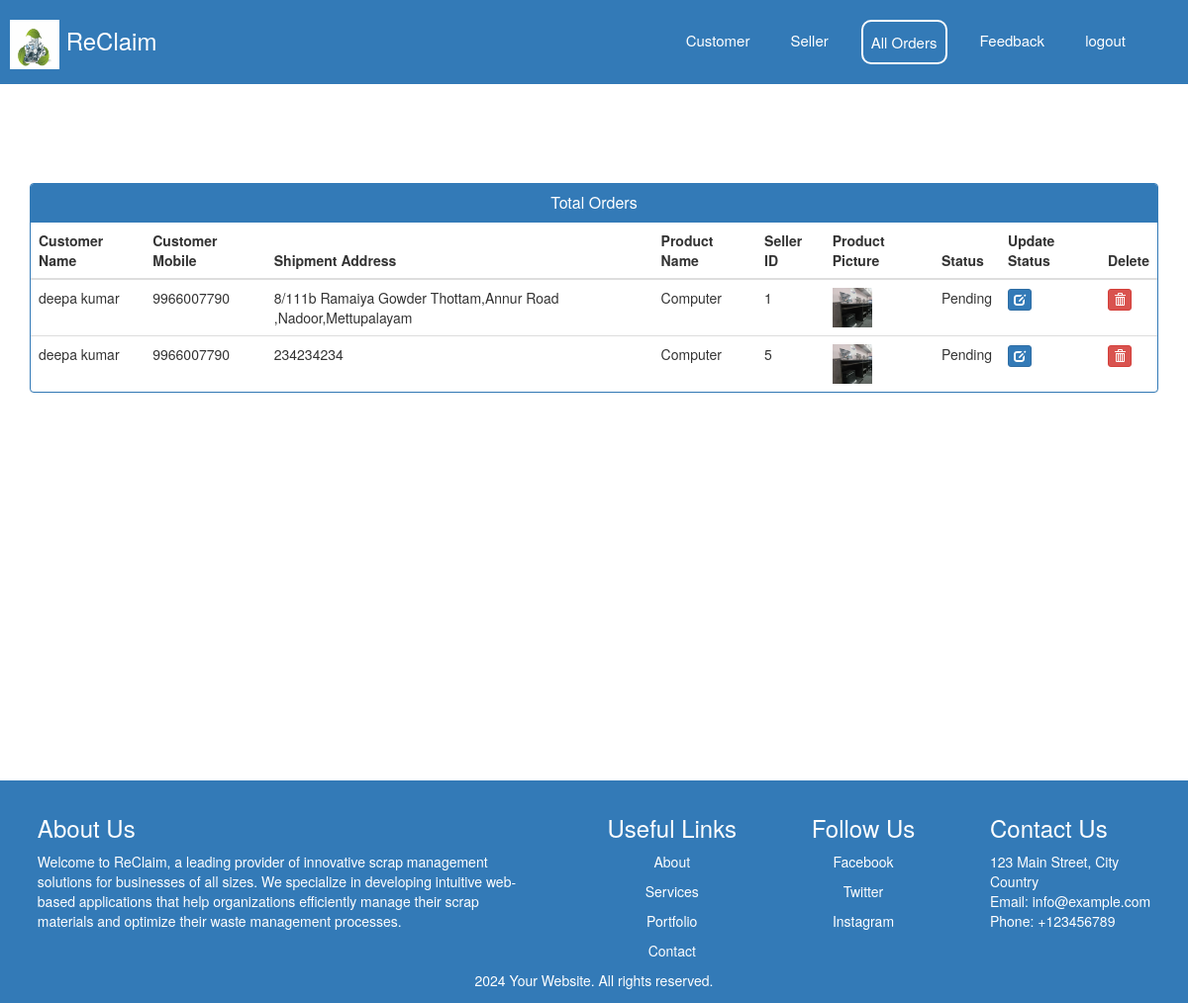
Screenshot of /admin-view-booking (signed in) with the database file from the repository.
### ecom/models.py (models this page shows, shortened)
class Customer(models.Model):
    user=models.OneToOneField(User,on_delete=models.CASCADE)
    profile_pic= models.ImageField(upload_to='profile_pic/CustomerProfilePic/',null=True,blank=True)
    address = models.CharField(max_length=150)
    mobile = models.CharField(max_length=20,null=False)
    @property
    def get_name(self):
        return self.user.first_name+" "+self.user.last_name

class Orders(models.Model):
    STATUS =(
        ('Pending','Pending'),
        ('Order Confirmed','Order Confirmed'),
        ('Out for Delivery','Out for Delivery'),
        ('Delivered','Delivered'),
    )
    customer=models.ForeignKey('Customer', on_delete=models.CASCADE,null=True)
    user_id=models.CharField(max_length=20,null=True)
    product=models.ForeignKey('Product',on_delete=models.CASCADE,null=True)
    email = models.CharField(max_length=50,null=True)
    address = models.CharField(max_length=500,null=True)
    mobile = models.CharField(max_length=20,null=True)
    order_date= models.DateField(auto_now_add=True,null=True)
    status=models.CharField(max_length=50,null=True,choices=STATUS)

class Product(models.Model):
	STATUS =(
        ('Electronic waste','Electronic waste'),
        ('Furniture waste','Furniture waste'),
        ('Paper waste','Paper waste'),
		)
	name=models.CharField(max_length=40)
	user_id=models.CharField(max_length=40)
	product_image= models.ImageField(upload_to='product_image/',null=True,blank=True)
	price = models.PositiveIntegerField()
	quantity = models.PositiveIntegerField()
	description=models.CharField(max_length=300)
	year = models.CharField(max_length=5,null=True)
	make = models.CharField(max_length=50,null=True)
	spec=models.CharField(max_length=100,null=True)
	cat=models.CharField(max_length=50,null=True,choices=STATUS)

### ecom/views.py (the view)
# urls.py: path('admin-view-booking', views.admin_view_booking_view,name='admin-view-booking'),
@login_required(login_url='adminlogin')
def admin_view_booking_view(request):
    orders=models.Orders.objects.all()
    ordered_products=[]
    ordered_bys=[]
    for order in orders:
        ordered_product=models.Product.objects.all().filter(id=order.product.id)
        ordered_by=models.Customer.objects.all().filter(id = order.customer.id)
        ordered_products.append(ordered_product)
        ordered_bys.append(ordered_by)
    return render(request,'ecom/admin_view_booking.html',{'data':zip(ordered_products,ordered_bys,orders)})

### templates/ecom/admin_view_booking.html (shortened to what this page needs)
{% extends 'ecom/admin_base.html' %} {% load static %} {% block content %}
<head>
  <link
    href="//netdna.bootstrapcdn.com/bootstrap/3.0.0/css/bootstrap.min.css"
    rel="stylesheet"
    id="bootstrap-css"
  />
</head>
<div>
  <div class="container">
    <div style="margin-top: 100px" class="panel panel-primary">
      <div class="panel-heading">
        <h6 class="panel-title">Total Orders</h6>
      </div>
      <table class="table table-hover" id="dev-table">
        <thead>
          <tr>
            <th>Customer Name</th>
            <th>Customer Mobile</th>
            <th>Shipment Address</th>
            <th>Product Name</th>
            <th>Seller ID</th>
            <th>Product Picture</th>
            <th>Status</th>
            <th>Update Status</th>
            <th>Delete</th>
          </tr>
        </thead>
        {% for product,customer,order in data %}
        <tr>
          {% for c in customer %}
          <td>{{c.get_name}}</td>
          <td>{{c.mobile}}</td>
          <td>{{order.address}}</td>
          {% endfor %} {% for p in product %}
          <td>{{p.name}}</td>
          <td>{{p.user_id}}</td>
          <td>
            <img
              src="{% static p.product_image.url %}"
              alt="Profile Pic"
              height="40px"
              width="40px"
            />
          </td>
          <td>{{order.status}}</td>
          <td>
            <a
              class="btn btn-primary btn-xs"
              href="{% url 'update-order' order.id  %}"
              ><span class="glyphicon glyphicon-edit"></span
            ></a>
          </td>
          <td>
            <a
              class="btn btn-danger btn-xs"
              href="{% url 'delete-order' order.id  %}"
              ><span class="glyphicon glyphicon-trash"></span
            ></a>
          </td>
          {% endfor %}
        </tr>
        {% endfor %}
      </table>
    </div>
  </div>
</div>
{% endblock content %}

### templates/ecom/admin_base.html (shortened to what this page needs)
<!DOCTYPE html>
{% load static %}
<html lang="en">
  <head>
    <link
      rel="stylesheet"
      href="https://maxcdn.bootstrapcdn.com/font-awesome/4.7.0/css/font-awesome.min.css"
    />
  </head>
  <body>
    <div
      class=""
      style="
        padding: 0px 10px;
        background: #337ab7;
        display: flex;
        justify-content: space-between;
      "
    >
      <div>
        <h3>
          <img
            style="width: 50px; height: 50px;"
            src="../../static/images/header.jpeg"
            alt=""
          />
          <a href="/" style="color: white" class="">ReClaim</a>
        </h3>
      </div>
      <div class="" id="navbarCollapse">
        <div style="padding-right: 20px; display: flex">
          <a
            href="/view-customer"
            style="
              color: white;
              padding: 10px 8px;
              margin: 20px 0px;
              font-size: 15px;
              margin-right: 25px;
            "
            id="customer"
            class="nav-item nav-link"
            >Customer</a
          >
          <a
            href="/view-seller"
            style="
              color: white;
              padding: 10px 8px;
              margin: 20px 0px;
              font-size: 15px;
              margin-right: 25px;
            "
            id="seller"
            class="nav-item nav-link"
            >Seller</a
          >
          <a
            id="AllOrders"
            href="/admin-view-booking"
            style="
              color: white;
              padding: 10px 8px;
              margin: 20px 0px;
              font-size: 15px;
              margin-right: 25px;
            "
            class="nav-item nav-link"
            >All Orders</a
          >
          <a
            id="Feedback"
            href="/view-feedback"
            style="
              color: white;
              padding: 10px 8px;
              margin: 20px 0px;
              font-size: 15px;
              margin-right: 25px;
            "
            class="nav-item nav-link"
            >Feedback</a
          >
          <a
            id="logout"
            href="alogout"
            style="
              color: white;
              padding: 10px 8px;
              margin: 20px 0px;
              font-size: 15px;
              margin-right: 25px;
            "
            class="nav-item nav-link"
            >logout</a
          >
        </div>
      </div>
    </div>
    <div style="min-height: 68vh">
      {% block content %} {% endblock content %}
    </div>
    <br /><br /><br /><br /><br /><br /><br /><br />
    <div style="margin-bottom: -210px">{% include "ecom/footer.html" %}</div>
    <br />
  </body>
</html>

### templates/ecom/footer.html (shortened to what this page needs)
<!DOCTYPE html>
<html>
  <head>
    <link
      rel="stylesheet"
      href="https://maxcdn.bootstrapcdn.com/font-awesome/4.7.0/css/font-awesome.min.css"
    />
  </head>
  <body>
    <div style="background-color: #337ab7; color: white; padding: 15px 0px">
      <div>
        <div style="display: flex; justify-content: space-around">
          <div style="width: 500px">
            <h3>About Us</h3>
            <p style="text-align: left">
              Welcome to ReClaim, a leading provider of innovative scrap management solutions for businesses of all sizes. We specialize in developing intuitive web-based applications that help organizations efficiently manage their scrap materials and optimize their waste management processes.
            </p>
          </div>
          <div class="footer-section">
            <h3>Useful Links</h3>
            <div style="display: block; color: white">
              <p>
                <a style="color: white">About</a>
              </p>
              <p>
                <a style="color: white">Services</a>
              </p>
              <p>
                <a style="color: white">Portfolio</a>
              </p>
              <p>
                <a style="color: white">Contact</a>
              </p>
            </div>
          </div>
          <div class="footer-section">
            <h3>Follow Us</h3>
            <div>
              <p>
                <a style="color: white">Facebook</a>
              </p>
              <p>
                <a style="color: white">Twitter</a>
              </p>
              <p>
                <a style="color: white">Instagram</a>
              </p>
            </div>
          </div>
          <div class="footer-section">
            <h3>Contact Us</h3>
            <address>
              123 Main Street, City<br />
              Country<br />
              Email: info@example.com<br />
              Phone: +123456789
            </address>
          </div>
        </div>
        <p style="margin-bottom: -2px">
          2024 Your Website. All rights reserved.
        </p>
      </div>
    </div>
  </body>
</html>

### templates/ecom/admin_base.html (style rules this page uses)
p { text-align: center; }

### templates/ecom/admin_view_booking.html (style rules this page uses)
a:link { text-decoration: none; }
h6 { text-align: center; }

### templates/ecom/footer.html (style rules this page uses)
p { text-align: center; }

### rows the page displays
Orders: address "8/111b Ramaiya Gowder Thottam,Annur Road ,Nadoor,Mettupalayam", status "Pending"
Customer: get_name "deepa kumar", mobile "9966007790"
Product: name "Computer", user_id "1", product_image (picture)
Orders: address "234234234", status "Pending"
Product: name "Computer", user_id "5", product_image (picture)
